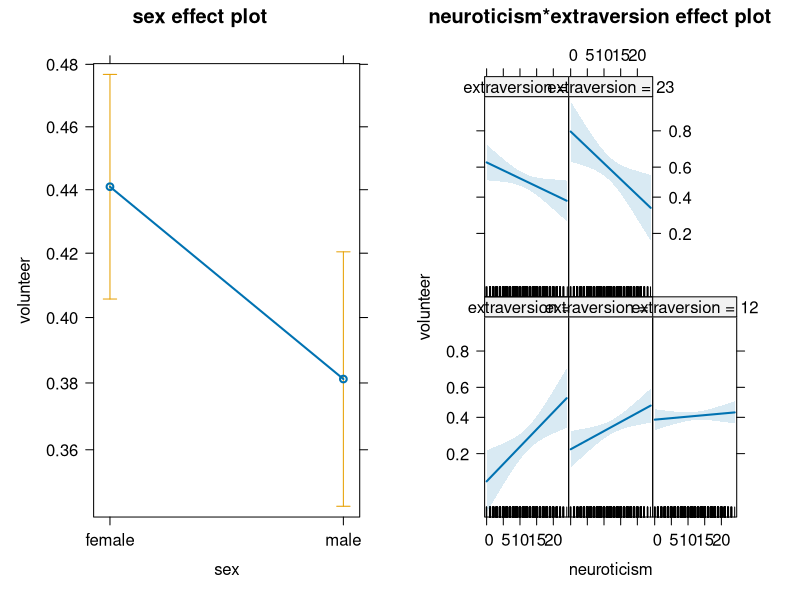
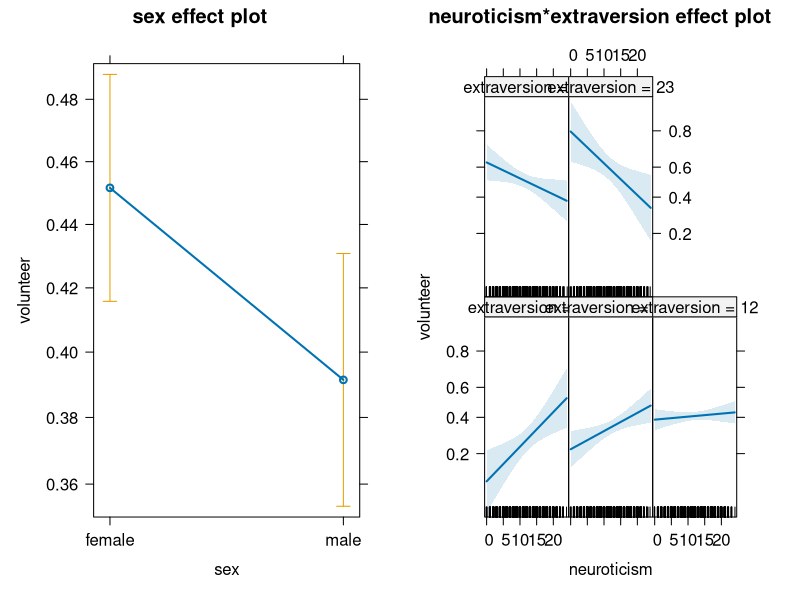
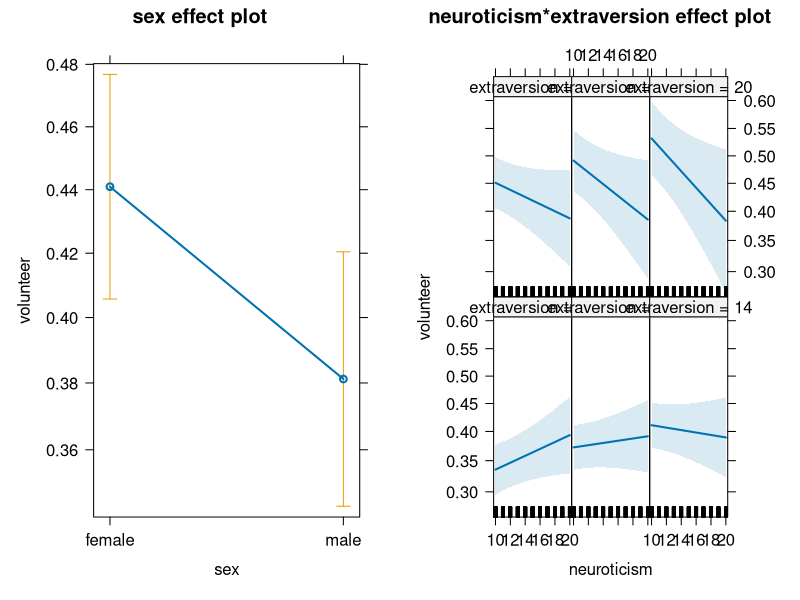
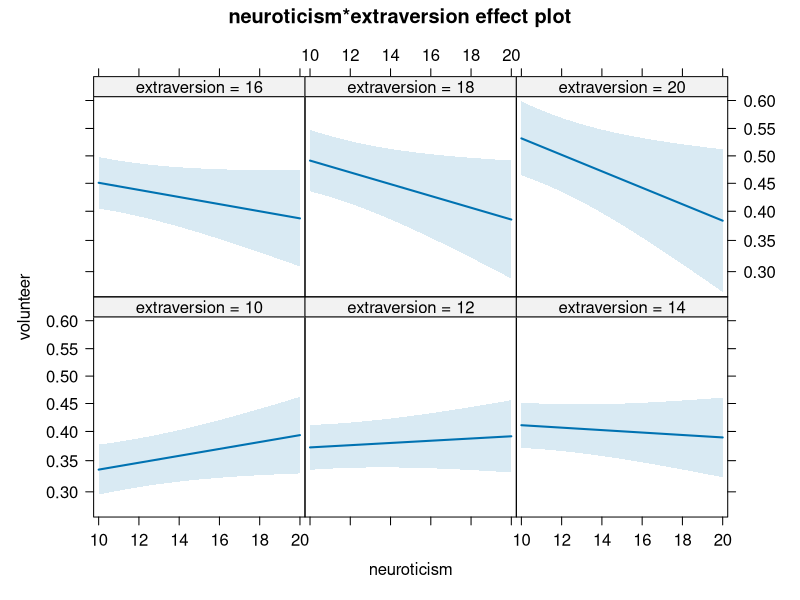
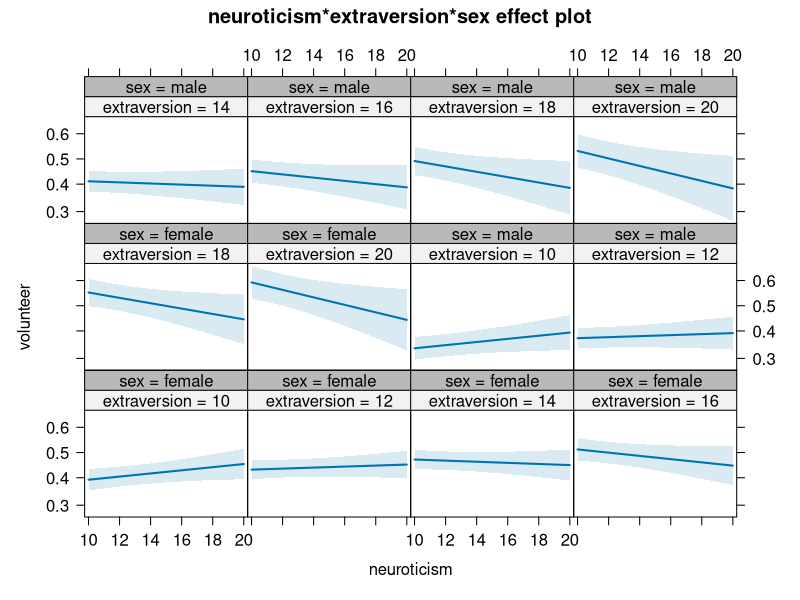
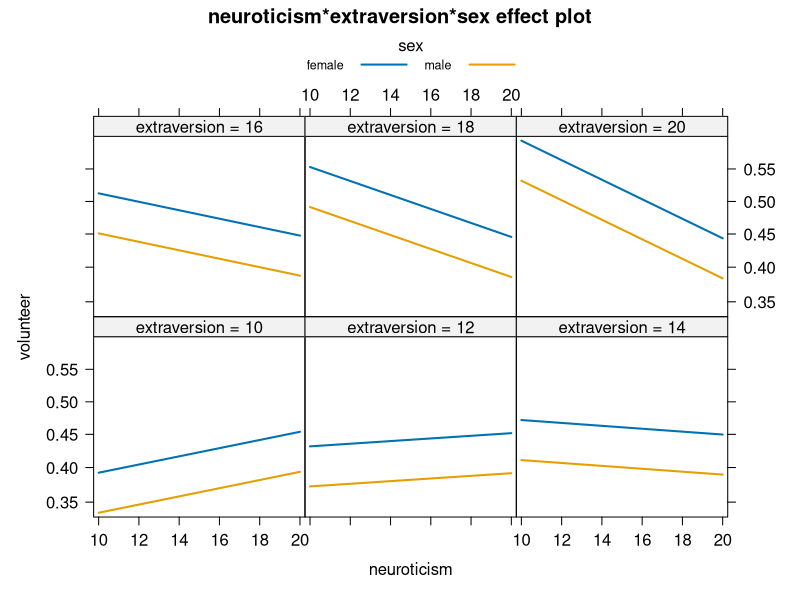

These figures' R source, in order:
## ---- chunk 1
# install.packages("effects") 
library(effects)
mod.cowles <- glm(volunteer ~ sex + neuroticism*extraversion,
                  data=Cowles, family=binomial)
summary(mod.cowles)

## ---- chunk 2
plot(allEffects(mod.cowles))

## ---- chunk 3
e.out <- allEffects(mod.cowles)
e.out$sex$model.matrix

## ---- chunk 4
mean(Cowles$neuroticism)
mean(Cowles$extraversion)
mean(Cowles$neuroticism) * 
  mean(Cowles$extraversion) # interaction

## ---- chunk 5
invLogit <- function(x) exp(x)/(1 + exp(x))
invLogit(e.out$sex$model.matrix %*% coef(mod.cowles))

## ---- chunk 6
# using predict with new data
ndata <- data.frame(sex=factor(c("female","male")), 
                      neuroticism=11.47009, 
                    extraversion=12.37298)
predict(object = mod.cowles, 
        newdata = ndata, 
        type = "response")

## ---- chunk 7
plot(allEffects(mod.cowles, typical=median))

## ---- chunk 8
allEffects(mod.cowles)

## ---- chunk 9
head(e.out$`neuroticism:extraversion`$model.matrix)

## ---- chunk 10
prop.table(table(Cowles$sex))
## ---- chunk 11
plot(allEffects(mod.cowles, 
           xlevels=list(extraversion=
                          seq(10, 20, 2), 
                        neuroticism=
                          10:20),
           given.values=c(sexmale=1)))
## ---- chunk 12
plot(Effect(focal.predictors = 
              c("neuroticism","extraversion"), 
            mod = mod.cowles,
            xlevels=list(extraversion=
                           seq(10, 20, 2), 
                         neuroticism=
                           10:20),
            given.values=c(sexmale=1)),
     rug = FALSE)
            
## ---- chunk 13
plot(Effect(focal.predictors = 
              c("neuroticism","extraversion","sex"), 
            mod = mod.cowles,
            xlevels=list(extraversion=
                           seq(10, 20, 2), 
                         neuroticism=
                           10:20)),
     rug = FALSE)
            
## ---- chunk 14
plot(Effect(focal.predictors = 
              c("neuroticism","extraversion","sex"), 
            mod = mod.cowles,
            xlevels=list(extraversion=
                           seq(10, 20, 2), 
                         neuroticism=
                           10:20)),
     multiline = TRUE,
     rug = FALSE)
     
## ---- chunk 15
sessionInfo()
